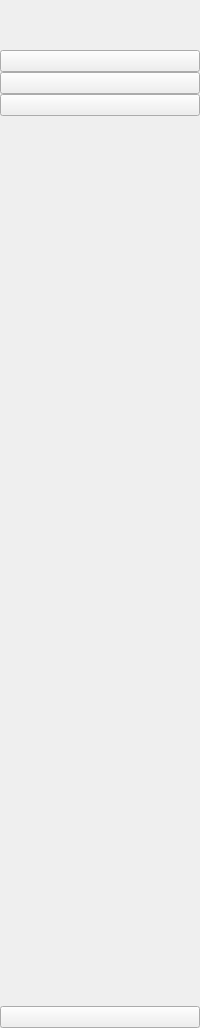
     <widget class="QWidget" name="iconOnlyWidget" native="true">
      <layout class="QVBoxLayout" name="verticalLayout_3">
       <property name="spacing">
        <number>0</number>
       </property>
       <property name="leftMargin">
        <number>0</number>
       </property>
       <property name="topMargin">
        <number>0</number>
       </property>
       <property name="rightMargin">
        <number>0</number>
       </property>
       <property name="bottomMargin">
        <number>0</number>
       </property>
       <item>
        <layout class="QHBoxLayout" name="horizontalLayout_2">
         <property name="spacing">
          <number>0</number>
         </property>
         <item>
          <widget class="QLabel" name="logo">
           <property name="minimumSize">
            <size>
             <width>50</width>
             <height>50</height>
            </size>
           </property>
           <property name="text">
            <string/>
           </property>
           <property name="pixmap">
            <pixmap resource="Resource.qrc">:/Icon/icon/simulation.png</pixmap>
           </property>
           <property name="scaledContents">
            <bool>true</bool>
           </property>
          </widget>
         </item>
        </layout>
       </item>
       <item>
        <layout class="QVBoxLayout" name="verticalLayout">
         <property name="spacing">
          <number>0</number>
         </property>
         <item>
          <widget class="QPushButton" name="pushButton_settingsPage">
           <property name="text">
            <string/>
           </property>
           <property name="icon">
            <iconset resource="Resource.qrc">
             <normaloff>:/Icon/icon/settings-5-32.ico</normaloff>
             <normalon>:/Icon/icon/settings-5-32 blauw.ico</normalon>:/Icon/icon/settings-5-32.ico</iconset>
           </property>
           <property name="checkable">
            <bool>true</bool>
           </property>
           <property name="autoExclusive">
            <bool>true</bool>
           </property>
          </widget>
         </item>
         <item>
          <widget class="QPushButton" name="pushButton_IOPage">
           <property name="text">
            <string/>
           </property>
           <property name="icon">
            <iconset resource="Resource.qrc">
             <normaloff>:/Icon/icon/settings-12-32.ico</normaloff>
             <normalon>:/Icon/icon/settings-12-32 blauw.ico</normalon>:/Icon/icon/settings-12-32.ico</iconset>
           </property>
           <property name="checkable">
            <bool>true</bool>
           </property>
           <property name="autoExclusive">
            <bool>true</bool>
           </property>
          </widget>
         </item>
         <item>
          <widget class="QPushButton" name="pushButton_simPage">
           <property name="text">
            <string/>
           </property>
           <property name="icon">
            <iconset resource="Resource.qrc">
             <normaloff>:/Icon/icon/play-6-32.ico</normaloff>
             <normalon>:/Icon/icon/play-6-32 blauw.ico</normalon>:/Icon/icon/play-6-32.ico</iconset>
           </property>
           <property name="checkable">
            <bool>true</bool>
           </property>
           <property name="autoExclusive">
            <bool>true</bool>
           </property>
          </widget>
         </item>
        </layout>
       </item>
       <item>
        <spacer name="verticalSpacer">
         <property name="orientation">
          <enum>Qt::Vertical</enum>
         </property>
         <property name="sizeHint" stdset="0">
          <size>
           <width>20</width>
           <height>890</height>
          </size>
         </property>
        </spacer>
       </item>
       <item>
        <widget class="QPushButton" name="pushButton_Exit">
         <property name="text">
          <string/>
         </property>
         <property name="icon">
          <iconset resource="Resource.qrc">
           <normaloff>:/Icon/icon/close-window-64.ico</normaloff>
           <normalon>:/Icon/icon/close-window-64 blauw.ico</normalon>:/Icon/icon/close-window-64.ico</iconset>
         </property>
         <property name="checkable">
          <bool>false</bool>
         </property>
         <property name="autoExclusive">
          <bool>false</bool>
         </property>
        </widget>
       </item>
      </layout>
     </widget>
